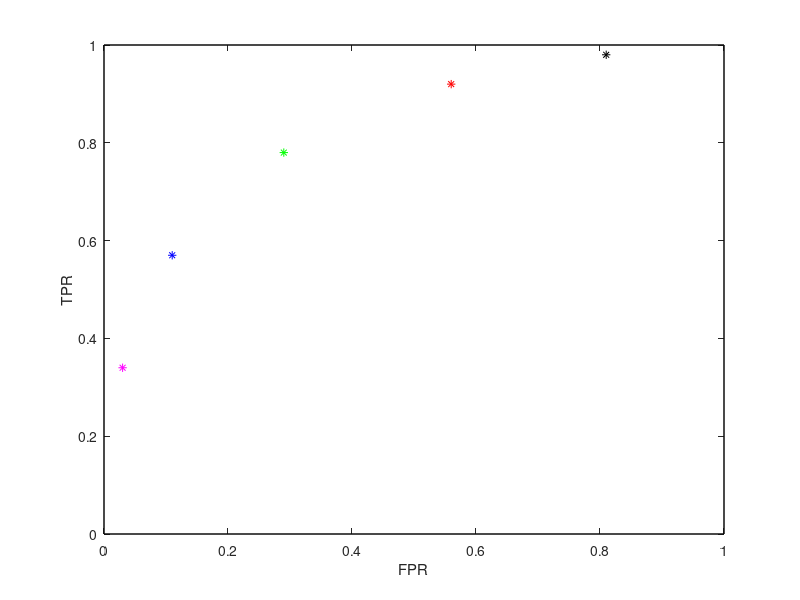

MATLAB code to generate this figure:
% CISC271, Winter 2022: Homework for Week #9, data

    % Question 1: Confusion matrix
    y1 = [1  -1  -1   1  -1   1   1   1  -1  -1   1  -1]';
    q1 = [1  -1   1   1  -1   1  -1   1   1  -1   1  -1]';
    
    %true false comparison for labels and predictions
    tp = sum((y1>0) & (q1 > 0));
    tn = sum(~(y1>0) & ~(q1 > 0));
    fp = sum(~(y1>0) & (q1 > 0));
    fn = sum((y1>0) & ~(q1 > 0));
    %confusion matrix
    Ccomp = [tp fn ; fp tn]
    %confusion from builtin
    Cmat = confusionmat(y1, q1, ...
        'Order', [1,-1]);

    % Question 2: Y labels and Z scores
    y2 = [1  -1  -1   1  -1   1   1   1  -1  -1   1  -1]';
    %z2 = [-2.5, -2, -1.5, -1, -0.5 0, 0.5, 1, 1.5, 2, 2.5, 3];
    z2 = linspace(-2.5, 3, 12);
    t2vals = [-0.75 ; -0.25 ; 1.25];

    %classes and confusion matrices
    q2a = sign(z2 - t2vals(1));
    q2b = sign(z2 - t2vals(2));
    q2c = sign(z2 - t2vals(3));

    %compute confusion matrix myself
    q2aa = q2a';
    tp1 = sum((y2>0) & (q2aa > 0));
    tn1 = sum(~(y2>0) & ~(q2aa > 0));
    fp1 = sum(~(y2>0) & (q2aa > 0));
    fn1 = sum((y2>0) & ~(q2aa > 0));
    cmatq2 = [tp1 fn1; fp1 tn1]
    %compute confusion matrices with built-in function
    disp(' Y2 Q2a Q2b Q2c');
    Cmat1r = [tp1 fn1 ; fp1 tn1]
    Cmat1b = confusionmat(y2, q2a, ...
        'Order', [1,-1])
    Cmat2b = confusionmat(y2, q2b, ...
        'Order', [1,-1])
    Cmat3b = confusionmat(y2, q2c, ...
        'Order', [1,-1])
    
    % Question 3: confusion matrices
    cm3a = [98  2 ; 81 19];
    cm3b = [92  8 ; 56 44];
    cm3c = [78 22 ; 29 71];
    cm3d = [57 43 ; 11 89];
    cm3e = [34 66 ;  3 97];

    %Q3: FPR and TPR per matrix
    fprA = cm3a(2,1)/sum(cm3a(2,:)); %false positive RATE (false alarm rate)
    tprA = cm3a(1,1)/sum(cm3a(1,:)); %true positive RATE (sensitivity)
    fprintf('FPR=%0.2f TPR=%0.2f\n', fprA,tprA)
    fnrA = cm3a(1,2)/ sum(cm3a(2,:)); %false negative RATE (miss rate)
    tnrA = cm3a(2,2)/ sum(cm3a(2,:)); %true negative RATE (specificity)
    acc = (cm3a(1,1) + cm3a(2,2)) / (sum(cm3a(1,:)) + sum(cm3a(2,:))); %accuracy
    
    fprB = cm3b(2,1)/sum(cm3b(2,:));
    tprB = cm3b(1,1)/sum(cm3b(1,:));
    fprintf('FPR=%0.2f TPR=%0.2f\n', fprB,tprB)
    
    fprC = cm3c(2,1)/sum(cm3c(2,:));
    tprC = cm3c(1,1)/sum(cm3c(1,:));
    fprintf('FPR=%0.2f TPR=%0.2f\n', fprC,tprC)

    fprD = cm3d(2,1)/sum(cm3d(2,:));
    tprD = cm3d(1,1)/sum(cm3d(1,:));
    fprintf('FPR=%0.2f TPR=%0.2f\n', fprD,tprD)
    
    fprE = cm3e(2,1)/sum(cm3e(2,:));
    tprE = cm3e(1,1)/sum(cm3e(1,:));
    fprintf('FPR=%0.2f TPR=%0.2f\n', fprE,tprE)

      
    % Question 4: ROC vectors
    rv4a = [0.05;0.60];
    rv4b = [0.40;0.80];
    rv4c = [0.65;0.66];
    rv4d = [0.01;0.99];
    rv4e = [0.60;0.19];

    %Q3: plot a blank square
    hv = [0 1 1 0 0];
    vv = [0 0 1 1 0]; 
    plot(hv, vv, 'k-')
    % plot (0,0), then (1,0), then (1,1) etc.
    % we tell matlab to plot with black line, so we get a black square
    xlabel('FPR');
    ylabel('TPR');

    %Q3: add the ROC points
    hold on;
    plot(fprA, tprA, 'k*')
    plot(fprB, tprB, 'r*')
    plot(fprC, tprC, 'g*')
    plot(fprD, tprD, 'b*')
    plot(fprE, tprE, 'm*')
... (5 lines left)